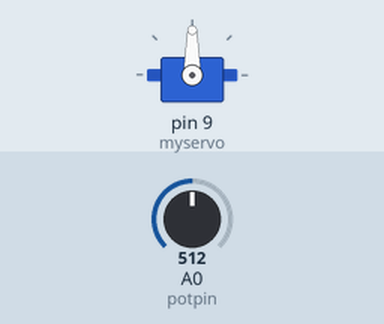
Simulated run of this sketch. Board: Arduino Uno, built with avr-gcc and run on an emulated ATmega328P. Shown: servo. Inputs (shaded band) come from the test bench; at power-on: A0 (potpin) = 512.

Above: at 1.2 s.
1.3 s: A0 (potpin) set to 716
At 2.3 s:
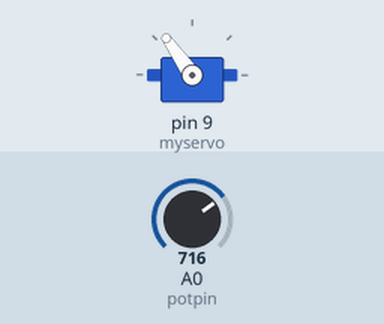
2.8 s: A0 (potpin) set to 900
At 3.1 s:
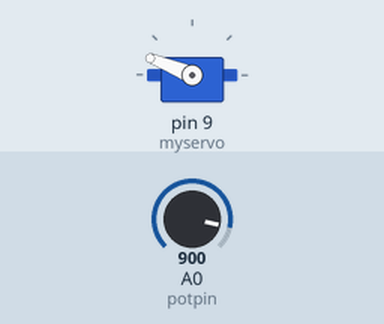
4.3 s: A0 (potpin) set to 1023
At 5.5 s:
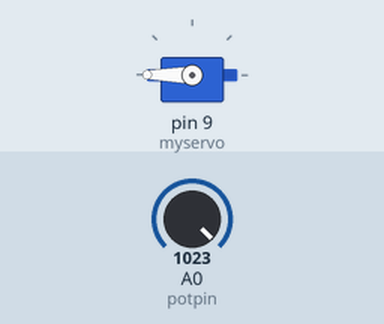
5.8 s: A0 (potpin) set to 306
At 6.6 s:
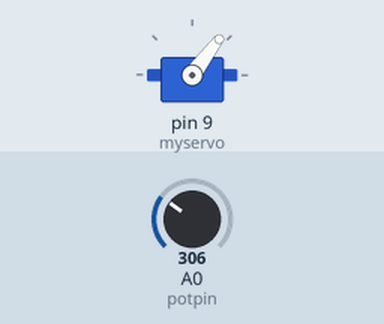
7.3 s: A0 (potpin) set to 122
At 8.0 s:
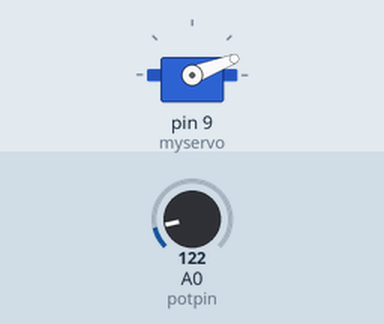
Timing chart, 0 to 9.8 s (numbered marks = the images above; inputs shaded):
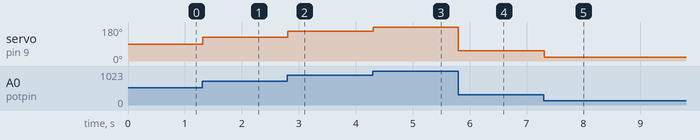

The sketch:

servomotor.ino
```cpp
#include <Servo.h>

Servo myservo;  // create servo object to control a servo

int potpin = 0;  // analog pin used to connect the potentiometer
int v;    // variable to read the value from the analog pin

void setup() {
  myservo.attach(9);  // attaches the servo on pin 9 to the servo object
}

void loop() {
  v = analogRead(potpin);            // reads the value of the potentiometer (value between 0 and 1023)
  v = map(v, 0, 1023, 0, 180);     // scale it to use it with the servo (value between 0 and 180)
  myservo.write(v);                  // sets the servo position according to the scaled value
  delay(15);                           // waits for the servo to get there
}
```

Measured:
- after the input at 1.3 s, servo on pin 9 (myservo): 90° → 125° at once
- after the input at 2.8 s, servo on pin 9 (myservo): 125° → 158° at once
- after the input at 4.3 s, servo on pin 9 (myservo): 158° → 180° at once
- after the input at 5.8 s, servo on pin 9 (myservo): 180° → 53° at once
- after the input at 7.3 s, servo on pin 9 (myservo): 53° → 21° at once
